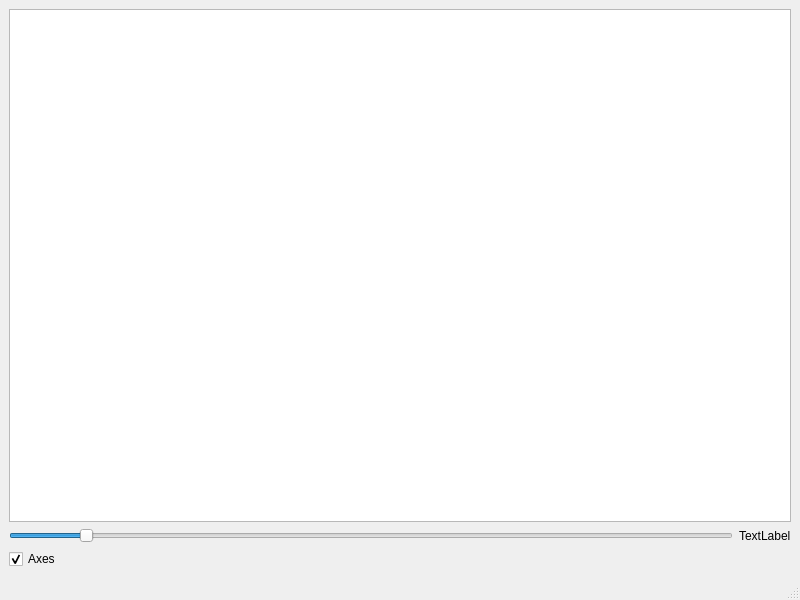
<?xml version="1.0" encoding="UTF-8"?>
<ui version="4.0">
 <class>MainWindow</class>
 <widget class="QMainWindow" name="MainWindow">
  <property name="geometry">
   <rect>
    <x>0</x>
    <y>0</y>
    <width>800</width>
    <height>600</height>
   </rect>
  </property>
  <property name="maximumSize">
   <size>
    <width>16777215</width>
    <height>16777215</height>
   </size>
  </property>
  <property name="windowTitle">
   <string>Graphs Illustrator</string>
  </property>
  <widget class="QWidget" name="centralwidget">
   <layout class="QVBoxLayout" name="verticalLayout">
    <item>
     <widget class="QGraphicsView" name="graphicsView">
      <property name="maximumSize">
       <size>
        <width>2560</width>
        <height>1440</height>
       </size>
      </property>
     </widget>
    </item>
    <item>
     <layout class="QGridLayout" name="gridLayout">
      <item row="0" column="1">
       <widget class="QLabel" name="label">
        <property name="text">
         <string>TextLabel</string>
        </property>
       </widget>
      </item>
      <item row="0" column="0">
       <widget class="QSlider" name="horizontalSlider">
        <property name="mouseTracking">
         <bool>true</bool>
        </property>
        <property name="minimum">
         <number>1</number>
        </property>
        <property name="maximum">
         <number>500</number>
        </property>
        <property name="pageStep">
         <number>1</number>
        </property>
        <property name="value">
         <number>50</number>
        </property>
        <property name="tracking">
         <bool>true</bool>
        </property>
        <property name="orientation">
         <enum>Qt::Horizontal</enum>
        </property>
        <property name="tickPosition">
         <enum>QSlider::NoTicks</enum>
        </property>
       </widget>
      </item>
      <item row="1" column="0" colspan="2">
       <widget class="QCheckBox" name="checkBox">
        <property name="text">
         <string>Axes</string>
        </property>
        <property name="checked">
         <bool>true</bool>
        </property>
       </widget>
      </item>
     </layout>
    </item>
   </layout>
  </widget>
  <widget class="QMenuBar" name="menubar">
   <property name="geometry">
    <rect>
     <x>0</x>
     <y>0</y>
     <width>800</width>
     <height>21</height>
    </rect>
   </property>
  </widget>
  <widget class="QStatusBar" name="statusbar"/>
 </widget>
 <resources/>
 <connections/>
</ui>
